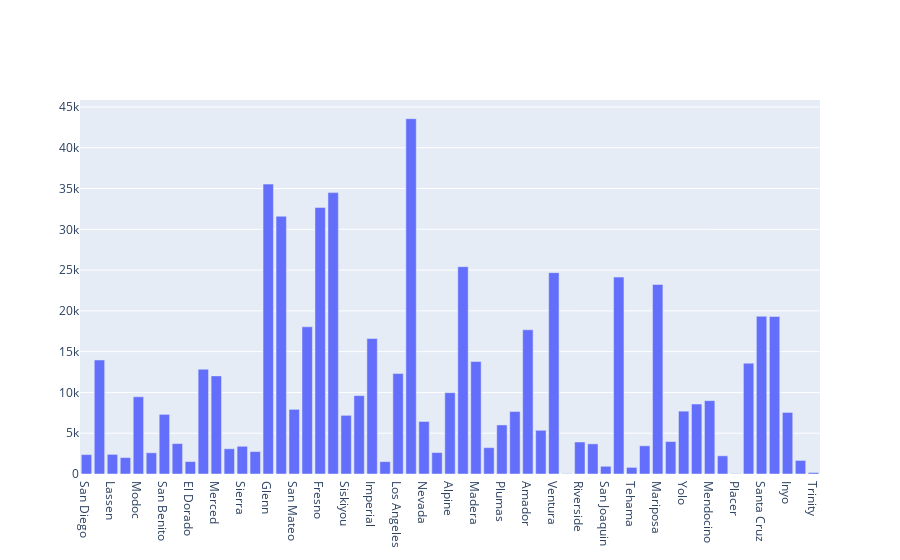

This figure's notebook cell:
### Code cell
fig2 = go.Figure()

fig2.add_traces(
 go.Bar(
  x= df_county_tip2.county,
  y= df_county_tip2.orders
 )
)

### Figure 1 — Plotly figure (JSON) as saved in the notebook; plotly's stock layout.template omitted (floating-point values rounded to 4 significant figures)
{"data": [{"type": "bar", "x": ["San Diego", "Santa Barbara", "Lassen", "Del Norte", "Modoc", "Tuolumne", "San Benito", "Shasta", "El Dorado", "San Francisco", "Merced", "Kings", "Sierra", "Mono", "Glenn", "Kern", "San Mateo", "Yuba", "Fresno", "Orange", "Siskiyou", "Santa Clara", "Imperial", "Humboldt", "Los Angeles", "Calaveras", "Nevada", "Napa", "Alpine", "Sutter", "Madera", "Solano", "Plumas", "Contra Costa", "Amador", "Colusa", "Ventura", "San Bernardino", "Riverside", "San Luis Obispo", "San Joaquin", "Monterey", "Tehama", "Stanislaus", "Mariposa", "Alameda", "Yolo", "Marin", "Mendocino", "Sonoma", "Placer", "Sacramento", "Santa Cruz", "Lake", "Inyo", "Tulare", "Trinity"], "y": [2379, 13977, 2406, 2017, 9467, 2602, 7311, 3728, 1524, 12850, 12028, 3094, 3399, 2750, 35541, 31601, 7927, 18050, 32685, 34496, 7193, 9611, 16609, 1515, 12311, 43559, 6437, 2628, 9971, 25420, 13790, 3231, 6015, 7665, 17681, 5358, 24684, 40, 3924, 3699, 947, 24142, 810, 3457, 23234, 3976, 7703, 8580, 8990, 2229, 46, 13589, 19340, 19302, 7548, 1664, 185]}], "layout": {}}
